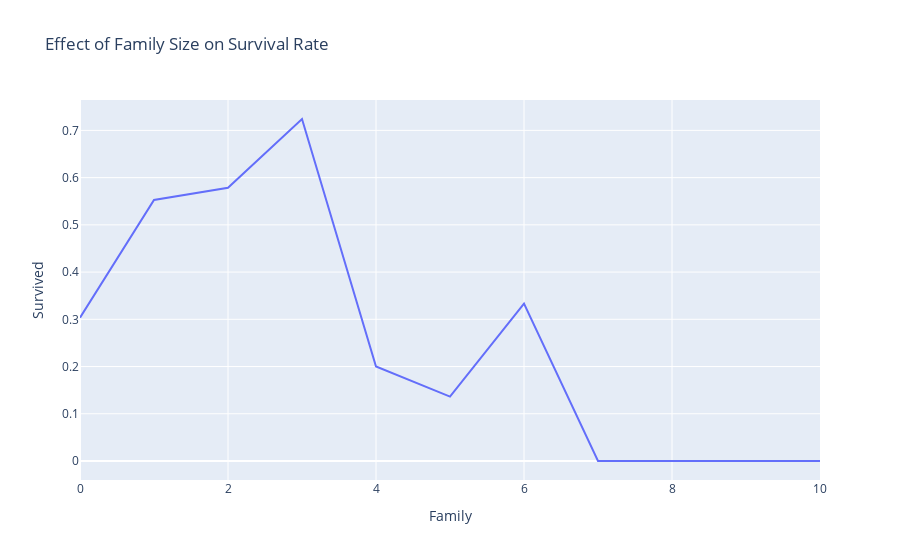

The notebook cell this image was saved under:
### Code cell
#family size
df['Family'] = df['SibSp']+df['Parch']

grouped_family = df.groupby('Family')['Survived'].mean().reset_index()

#line plot
fig = px.line(grouped_family, x='Family', y='Survived', title='Effect of Family Size on Survival Rate')
fig.show()

### Figure 1 — Plotly figure (JSON) as saved in the notebook; plotly's stock layout.template omitted (floating-point values rounded to 4 significant figures)
{"data": [{"hovertemplate": "Family=%{x}<br>Survived=%{y}<extra></extra>", "legendgroup": "", "line": {"color": "#636efa", "dash": "solid"}, "marker": {"symbol": "circle"}, "mode": "lines", "name": "", "orientation": "v", "showlegend": false, "type": "scatter", "x": [0, 1, 2, 3, 4, 5, 6, 7, 10], "xaxis": "x", "y": [0.3035, 0.5528, 0.5784, 0.7241, 0.2, 0.1364, 0.3333, 0, 0], "yaxis": "y"}], "layout": {"legend": {"tracegroupgap": 0}, "title": {"text": "Effect of Family Size on Survival Rate"}, "xaxis": {"anchor": "y", "domain": [0, 1], "title": {"text": "Family"}}, "yaxis": {"anchor": "x", "domain": [0, 1], "title": {"text": "Survived"}}}}
